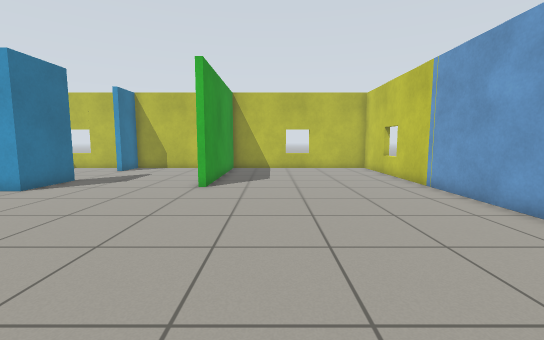
view 1 (above)

16 first-person views from a walk through a robot-simulator world made for Gazebo. The camera is 0.9 m above the floor, tilts 6° down and sees 90° across. The floor is counted in squares, 0.5 m on a side. Each view is taken from the middle of a square. On the plan, view 1 faces up. The plan holds only what a view shows up to about 15 squares ahead; the rest is blank.

view 2
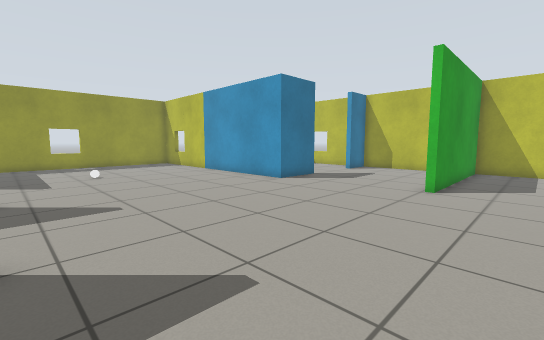

view 3
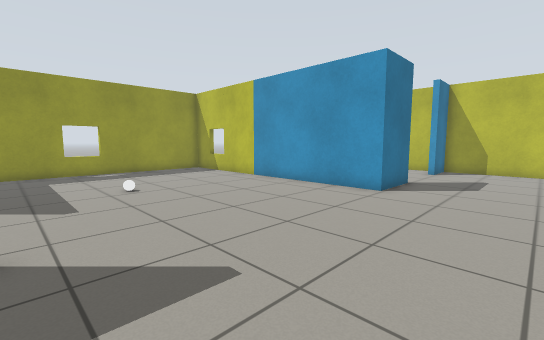

view 4
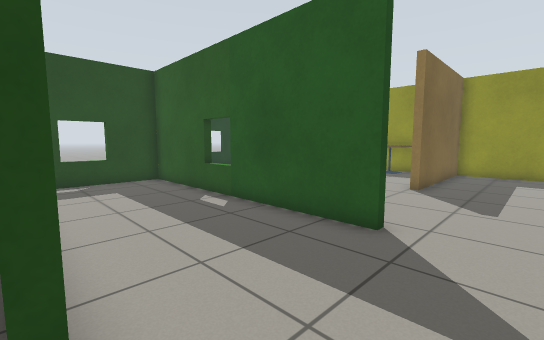

view 5
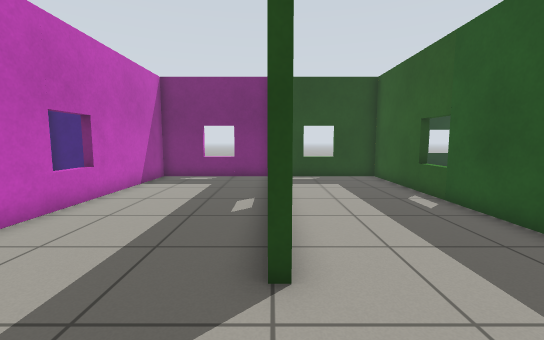

view 6
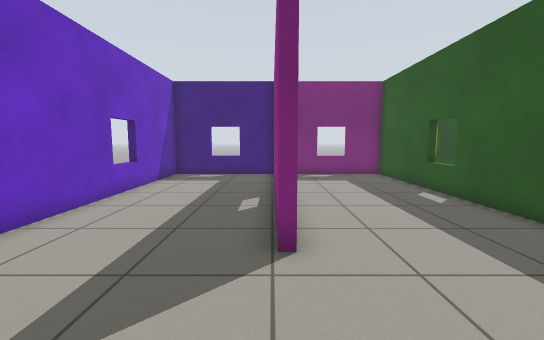

view 7
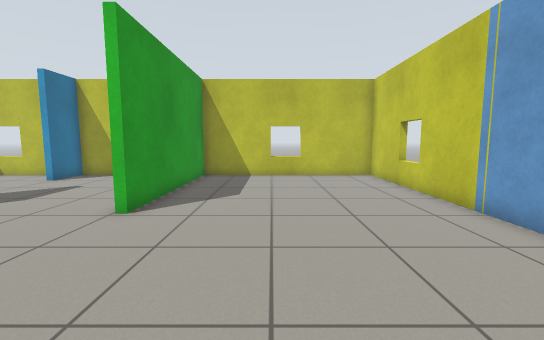

view 8
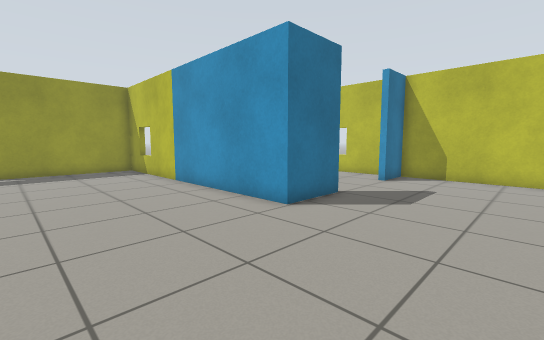

view 9
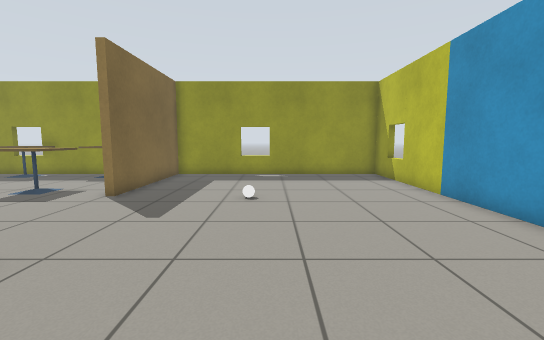

view 10
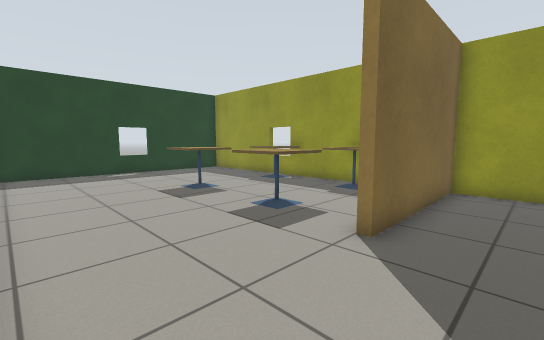

view 11
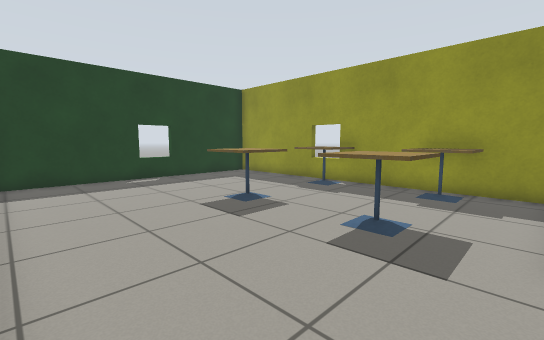

view 12
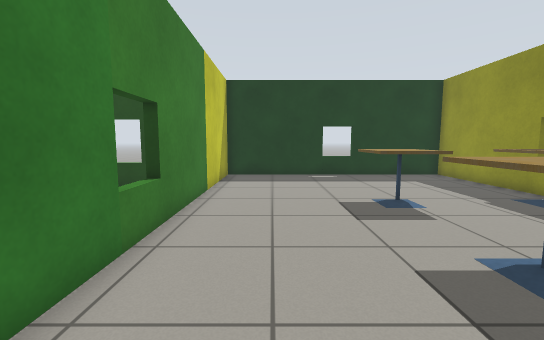

view 13
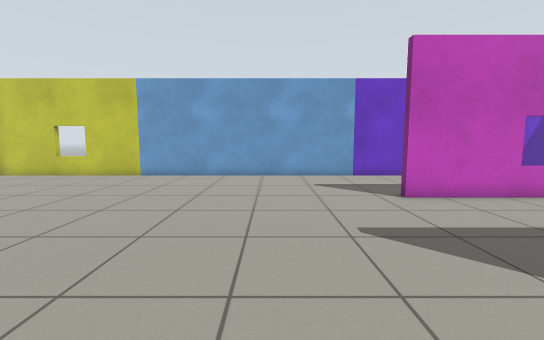

view 14
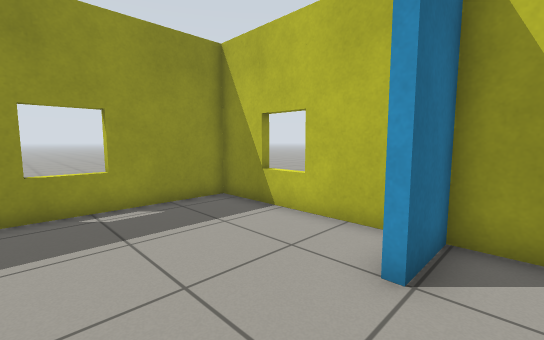

view 15
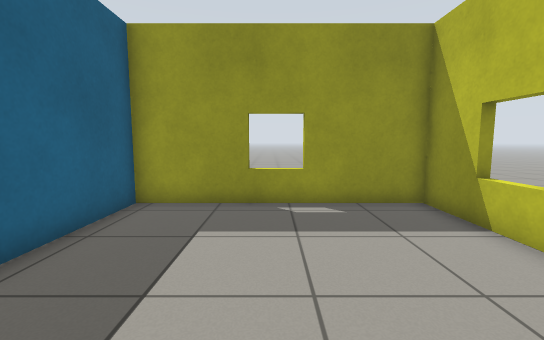

view 16
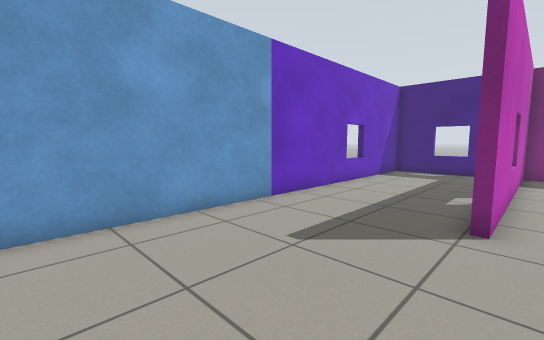

### Floor plan
Points are (right, up) in squares from view 1. A wall is a line through its corners. A room is listed if a view was taken in it or the views show most of it. See-through windows are left out.
Room 1 (views 1, 2, 3, 4, 5, 6, 7, 8, 9, 10, 12, 13, 16)
walls: (-5.4, -0.3) (-4.9, -0.3); (-5, -1.8) (-5, -11) (0.6, -11) (0.6, -0.3) (0.9, -0.3) (0.9, -2.9); (-10.3, -0.2) (-10.3, -11) (-6, -11); (0.9, -4.5) (0.9, -5); (-9.1, 12.5) (-9.1, 9.7) (-22, 9.7) (-22, -1.2) (-15.8, -1.2); (0.9, -8.5) (0.9, -9); (0.9, -11) (6.3, -11) (6.3, 18.4) (-2.6, 18.4) (-2.6, 10.7) (-3, 10.7)
ways out: opening at (-13, -1) to room 2; opening at (-6, 11.5) to room 3
objects: other object (-16, 3)
Room 2 (view 11)
walls: (-22, -1.9) (-22, -15.7) (-10.6, -15.7) (-10.6, -3.2)
ways out: opening at (-13, -1) to room 1
objects: cafe table (-21, -9) to (-20, -8); cafe table (-21, -5) to (-20, -4); cafe table (-17, -9) to (-16, -8); cafe table (-17, -5) to (-16, -4)
Room 3 (views 14, 15)
walls: (-3.9, 18.4) (-9.1, 18.4) (-9.1, 16.4) (-9.5, 16.4)
ways out: opening at (-6, 11.5) to room 1; opening at (-9, 14.5) to room 4
Room 4 (no view inside)
walls: (-10.1, 18.4) (-15.8, 18.4) (-15.8, 10) (-11.7, 10)
ways out: opening at (-9, 14.5) to room 3

Positions as (right, up) in squares from view 1, and headings:
1: (0, 0), facing up
2: (0, 0), facing up-left
3: (-5, 0), facing up-left
4: (-5, 2), facing down-left
5: (-5, 3), facing down
6: (1, 4), facing down
7: (1, 4), facing up
8: (-4, 4), facing up-left
9: (-7, 4), facing left
10: (-11, 1), facing down-left
11: (-11, -2), facing down-left
12: (-13, -1), facing down
13: (-8, 4), facing right
14: (-8, 13), facing up-left
15: (-8, 14), facing left
16: (0, 6), facing down-right
